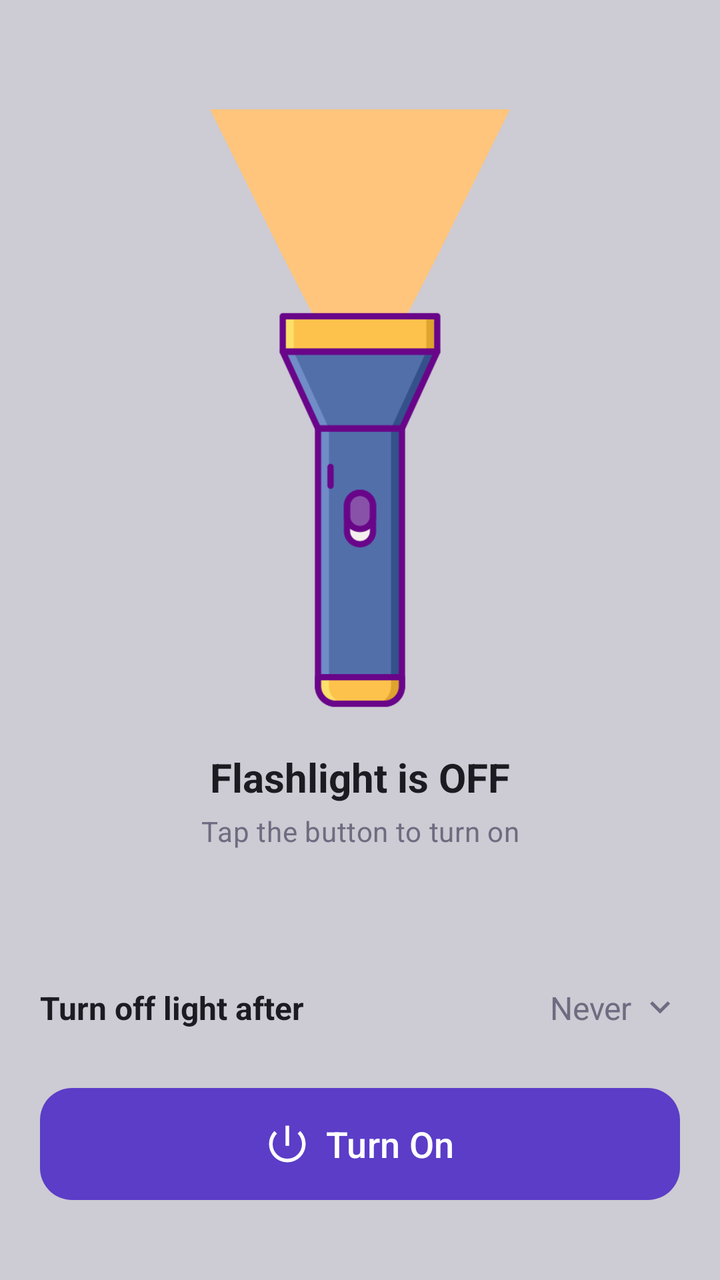
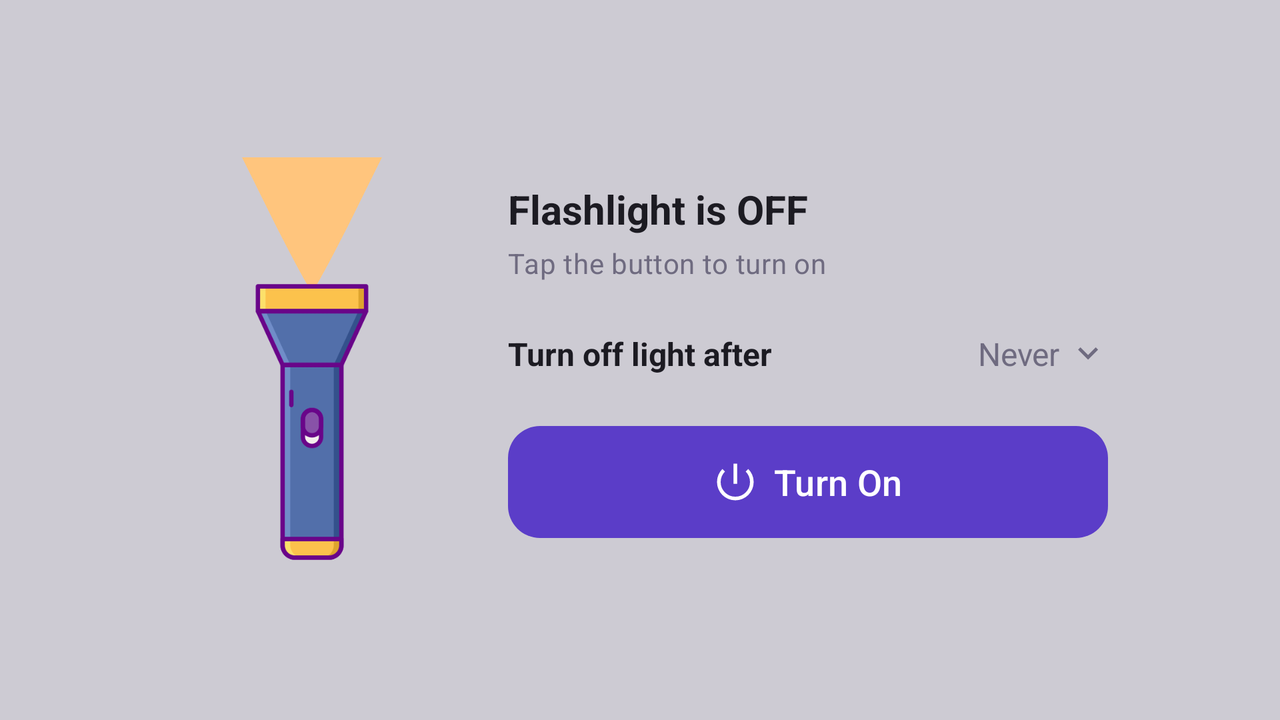

First picture: res/layout/ on a phone held upright. Second picture: the repository's own variant of that layout, on a device whose configuration matches the variant's folder. Source for both follows.
<!-- AndroidManifest.xml: application theme Theme.Torch -->
<!-- res/layout/layout_torch_mode.xml -->
<?xml version="1.0" encoding="utf-8"?>
<LinearLayout xmlns:android="http://schemas.android.com/apk/res/android"
    xmlns:app="http://schemas.android.com/apk/res-auto"
    xmlns:tools="http://schemas.android.com/tools"
    android:id="@+id/torchModeRoot"
    android:layout_width="match_parent"
    android:layout_height="match_parent"
    android:gravity="center_horizontal"
    android:orientation="vertical"
    android:paddingStart="@dimen/screen_margin_horizontal"
    android:paddingEnd="@dimen/screen_margin_horizontal">

    <Space
        android:layout_width="0dp"
        android:layout_height="0dp"
        android:layout_weight="1" />

    <ImageView
        android:id="@+id/brightNessIv"
        android:layout_width="@dimen/beam_width"
        android:layout_height="@dimen/beam_height"
        android:layout_marginBottom="-50dp"
        android:importantForAccessibility="no"
        android:scaleType="fitCenter"
        android:src="@drawable/flashlight_brightness"
        android:visibility="invisible"
        tools:visibility="visible" />

    <ImageView
        android:id="@+id/torchIv"
        android:layout_width="@dimen/illustration_size"
        android:layout_height="@dimen/illustration_size"
        android:contentDescription="@string/cd_flashlight_illustration"
        android:focusable="true"
        android:src="@drawable/ic_flashlight" />

    <TextView
        android:id="@+id/torchStatusTitleTv"
        android:layout_width="wrap_content"
        android:layout_height="wrap_content"
        android:layout_marginTop="20dp"
        android:accessibilityLiveRegion="polite"
        android:gravity="center_horizontal"
        android:text="@string/flashlight_is_off"
        android:textAppearance="@style/TextAppearance.Torch.StatusTitle" />

    <TextView
        android:id="@+id/torchStatusCaptionTv"
        android:layout_width="wrap_content"
        android:layout_height="wrap_content"
        android:layout_marginTop="4dp"
        android:gravity="center_horizontal"
        android:text="@string/tap_to_turn_on"
        android:textAppearance="@style/TextAppearance.Torch.Caption" />

    <Space
        android:layout_width="0dp"
        android:layout_height="0dp"
        android:layout_weight="1" />

    <LinearLayout
        android:id="@+id/autoOffRow"
        android:layout_width="match_parent"
        android:layout_height="wrap_content"
        android:background="?attr/selectableItemBackground"
        android:clickable="true"
        android:focusable="true"
        android:gravity="center_vertical"
        android:minHeight="48dp"
        android:orientation="horizontal">

        <TextView
            android:layout_width="0dp"
            android:layout_height="wrap_content"
            android:layout_weight="1"
            android:text="@string/auto_off_label"
            android:textColor="@color/text_primary"
            android:textSize="16sp"
            android:textStyle="bold" />

        <TextView
            android:id="@+id/autoOffValueTv"
            android:layout_width="wrap_content"
            android:layout_height="wrap_content"
            android:textColor="@color/text_secondary"
            android:textSize="16sp"
            tools:text="Never" />

        <ImageView
            android:layout_width="20dp"
            android:layout_height="20dp"
            android:layout_marginStart="4dp"
            android:importantForAccessibility="no"
            android:src="@drawable/ic_chevron_down" />
    </LinearLayout>

    <com.google.android.material.button.MaterialButton
        android:id="@+id/torchToggleBtn"
        style="@style/Widget.Torch.Button.Cta"
        android:layout_width="match_parent"
        android:layout_height="wrap_content"
        android:layout_marginTop="16dp"
        android:layout_marginBottom="@dimen/cta_margin_bottom"
        android:text="@string/turn_on"
        app:icon="@drawable/ic_power" />

</LinearLayout>
<!-- resources referenced by this layout -->
<resources>
  <color name="text_primary">#1C1B22</color>
  <color name="text_secondary">#6F6B80</color>
  <dimen name="beam_height">150dp</dimen>
  <dimen name="beam_width">160dp</dimen>
  <dimen name="cta_margin_bottom">40dp</dimen>
  <dimen name="illustration_size">200dp</dimen>
  <dimen name="screen_margin_horizontal">20dp</dimen>
  <!-- drawable flashlight_brightness (drawable) -->
  <?xml version="1.0" encoding="utf-8"?>
  <rotate xmlns:android="http://schemas.android.com/apk/res/android"
      android:fromDegrees="90">
  
      <vector
          android:width="240dp"
          android:height="240dp"
          android:viewportWidth="24.0"
          android:viewportHeight="24.0">
          <path
              android:fillColor="@color/beam_amber"
              android:pathData="M0,12l0,12 11.5,-5.7c6.3,-3.2 11.5,-6 11.5,-6.3 0,-0.3 -5.2,-3.1 -11.5,-6.3l-11.5,-5.7 0,12z"
              android:strokeColor="#00000000" />
      </vector>
  
  </rotate>
  <!-- drawable ic_chevron_down (drawable) -->
  <vector xmlns:android="http://schemas.android.com/apk/res/android" android:height="24dp" android:viewportHeight="960" android:viewportWidth="960" android:width="24dp">
  
      <path android:fillColor="@color/text_secondary" android:pathData="M480,616L240,376L296,320L480,504L664,320L720,376L480,616Z"/>
  
  </vector>
  <!-- drawable ic_power (drawable) -->
  <vector xmlns:android="http://schemas.android.com/apk/res/android" android:height="24dp" android:viewportHeight="960" android:viewportWidth="960" android:width="24dp">
        
      <path android:fillColor="@android:color/white" android:pathData="M480,880Q397,880 324,848.5Q251,817 197,763Q143,709 111.5,636Q80,563 80,480Q80,396 111.5,323.5Q143,251 197,197L253,253Q209,297 184.5,355Q160,413 160,480Q160,614 253,707Q346,800 480,800Q614,800 707,707Q800,614 800,480Q800,413 775.5,355Q751,297 707,253L763,197Q817,251 848.5,323.5Q880,396 880,480Q880,563 848.5,636Q817,709 763,763Q709,817 636,848.5Q563,880 480,880ZM440,520L440,80L520,80L520,520L440,520Z"/>
      
  </vector>
  <string name="auto_off_label">Turn off light after</string>
  <string name="cd_flashlight_illustration">Toggle flashlight</string>
  <string name="flashlight_is_off">Flashlight is OFF</string>
  <string name="tap_to_turn_on">Tap the button to turn on</string>
  <string name="turn_on">Turn On</string>
  <style name="TextAppearance.Torch.Caption" parent="TextAppearance.Material3.BodyMedium">
          <item name="android:textColor">@color/text_secondary</item>
          <item name="android:textSize">14sp</item>
      </style>
  <style name="TextAppearance.Torch.StatusTitle" parent="TextAppearance.Material3.TitleLarge">
          <item name="android:textColor">@color/text_primary</item>
          <item name="android:textStyle">bold</item>
          <item name="android:textSize">20sp</item>
      </style>
  <style name="Theme.Torch" parent="Base.Theme.Torch" />
  <color name="beam_amber">#FFC57D</color>
  <color name="purple_primary">#5B3DC8</color>
  <dimen name="cta_corner_radius">16dp</dimen>
  <dimen name="cta_height">56dp</dimen>
  <dimen name="cta_text_size">18sp</dimen>
  <color name="white">#FFFFFFFF</color>
  <dimen name="cta_icon_size">22dp</dimen>
  <style name="Base.Theme.Torch" parent="Theme.Material3.DayNight.NoActionBar">
          <item name="colorPrimary">@color/purple_primary</item>
          <item name="colorOnPrimary">@color/white</item>
          <item name="android:windowBackground">@color/screen_background</item>
      </style>
  <color name="screen_background">#cdcbd3</color>
  <!-- some entries are left out for length -->
</resources>
<!-- res/layout-land/layout_torch_mode.xml (the repository's variant of the layout above) -->
<!-- drawn on the phone turned sideways -->
<?xml version="1.0" encoding="utf-8"?>
<LinearLayout xmlns:android="http://schemas.android.com/apk/res/android"
    xmlns:app="http://schemas.android.com/apk/res-auto"
    xmlns:tools="http://schemas.android.com/tools"
    android:id="@+id/torchModeRoot"
    android:layout_width="match_parent"
    android:layout_height="match_parent"
    android:baselineAligned="false"
    android:gravity="center"
    android:orientation="horizontal"
    android:paddingStart="@dimen/screen_margin_horizontal"
    android:paddingEnd="@dimen/screen_margin_horizontal">

    <LinearLayout
        android:layout_width="wrap_content"
        android:layout_height="match_parent"
        android:gravity="center"
        android:orientation="vertical">

        <ImageView
            android:id="@+id/brightNessIv"
            android:layout_width="@dimen/beam_width"
            android:layout_height="@dimen/beam_height"
            android:layout_marginBottom="-8dp"
            android:importantForAccessibility="no"
            android:scaleType="fitCenter"
            android:src="@drawable/flashlight_brightness"
            android:visibility="invisible"
            tools:visibility="visible" />

        <ImageView
            android:id="@+id/torchIv"
            android:layout_width="@dimen/illustration_size"
            android:layout_height="@dimen/illustration_size"
            android:contentDescription="@string/cd_flashlight_illustration"
            android:focusable="true"
            android:src="@drawable/ic_flashlight" />
    </LinearLayout>

    <LinearLayout
        android:layout_width="@dimen/mode_controls_width"
        android:layout_height="match_parent"
        android:layout_marginStart="@dimen/mode_column_gap"
        android:gravity="center_vertical"
        android:orientation="vertical">

        <TextView
            android:id="@+id/torchStatusTitleTv"
            android:layout_width="match_parent"
            android:layout_height="wrap_content"
            android:accessibilityLiveRegion="polite"
            android:text="@string/flashlight_is_off"
            android:textAppearance="@style/TextAppearance.Torch.StatusTitle" />

        <TextView
            android:id="@+id/torchStatusCaptionTv"
            android:layout_width="match_parent"
            android:layout_height="wrap_content"
            android:layout_marginTop="4dp"
            android:text="@string/tap_to_turn_on"
            android:textAppearance="@style/TextAppearance.Torch.Caption" />

        <LinearLayout
            android:id="@+id/autoOffRow"
            android:layout_width="match_parent"
            android:layout_height="wrap_content"
            android:layout_marginTop="12dp"
            android:background="?attr/selectableItemBackground"
            android:clickable="true"
            android:focusable="true"
            android:gravity="center_vertical"
            android:minHeight="48dp"
            android:orientation="horizontal">

            <TextView
                android:layout_width="0dp"
                android:layout_height="wrap_content"
                android:layout_weight="1"
                android:text="@string/auto_off_label"
                android:textColor="@color/text_primary"
                android:textSize="16sp"
                android:textStyle="bold" />

            <TextView
                android:id="@+id/autoOffValueTv"
                android:layout_width="wrap_content"
                android:layout_height="wrap_content"
                android:textColor="@color/text_secondary"
                android:textSize="16sp"
                tools:text="Never" />

            <ImageView
                android:layout_width="20dp"
                android:layout_height="20dp"
                android:layout_marginStart="4dp"
                android:importantForAccessibility="no"
                android:src="@drawable/ic_chevron_down" />
        </LinearLayout>

        <com.google.android.material.button.MaterialButton
            android:id="@+id/torchToggleBtn"
            style="@style/Widget.Torch.Button.Cta"
            android:layout_width="match_parent"
            android:layout_height="wrap_content"
            android:layout_marginTop="12dp"
            android:text="@string/turn_on"
            app:icon="@drawable/ic_power" />
    </LinearLayout>

</LinearLayout>
<!-- resources referenced by the variant -->
<!-- as the phone turned sideways resolves them -->
<resources>
  <color name="text_primary">#1C1B22</color>
  <color name="text_secondary">#6F6B80</color>
  <!-- from res/values-land/ -->
  <dimen name="beam_height">70dp</dimen>
  <!-- from res/values-land/ -->
  <dimen name="beam_width">120dp</dimen>
  <!-- from res/values-land/ -->
  <dimen name="illustration_size">140dp</dimen>
  <dimen name="mode_column_gap">28dp</dimen>
  <dimen name="mode_controls_width">300dp</dimen>
  <dimen name="screen_margin_horizontal">20dp</dimen>
  <!-- drawable flashlight_brightness (drawable) -->
  <?xml version="1.0" encoding="utf-8"?>
  <rotate xmlns:android="http://schemas.android.com/apk/res/android"
      android:fromDegrees="90">
  
      <vector
          android:width="240dp"
          android:height="240dp"
          android:viewportWidth="24.0"
          android:viewportHeight="24.0">
          <path
              android:fillColor="@color/beam_amber"
              android:pathData="M0,12l0,12 11.5,-5.7c6.3,-3.2 11.5,-6 11.5,-6.3 0,-0.3 -5.2,-3.1 -11.5,-6.3l-11.5,-5.7 0,12z"
              android:strokeColor="#00000000" />
      </vector>
  
  </rotate>
  <!-- drawable ic_chevron_down (drawable) -->
  <vector xmlns:android="http://schemas.android.com/apk/res/android" android:height="24dp" android:viewportHeight="960" android:viewportWidth="960" android:width="24dp">
  
      <path android:fillColor="@color/text_secondary" android:pathData="M480,616L240,376L296,320L480,504L664,320L720,376L480,616Z"/>
  
  </vector>
  <!-- drawable ic_power (drawable) -->
  <vector xmlns:android="http://schemas.android.com/apk/res/android" android:height="24dp" android:viewportHeight="960" android:viewportWidth="960" android:width="24dp">
        
      <path android:fillColor="@android:color/white" android:pathData="M480,880Q397,880 324,848.5Q251,817 197,763Q143,709 111.5,636Q80,563 80,480Q80,396 111.5,323.5Q143,251 197,197L253,253Q209,297 184.5,355Q160,413 160,480Q160,614 253,707Q346,800 480,800Q614,800 707,707Q800,614 800,480Q800,413 775.5,355Q751,297 707,253L763,197Q817,251 848.5,323.5Q880,396 880,480Q880,563 848.5,636Q817,709 763,763Q709,817 636,848.5Q563,880 480,880ZM440,520L440,80L520,80L520,520L440,520Z"/>
      
  </vector>
  <string name="auto_off_label">Turn off light after</string>
  <string name="cd_flashlight_illustration">Toggle flashlight</string>
  <string name="flashlight_is_off">Flashlight is OFF</string>
  <string name="tap_to_turn_on">Tap the button to turn on</string>
  <string name="turn_on">Turn On</string>
  <style name="TextAppearance.Torch.Caption" parent="TextAppearance.Material3.BodyMedium">
          <item name="android:textColor">@color/text_secondary</item>
          <item name="android:textSize">14sp</item>
      </style>
  <style name="TextAppearance.Torch.StatusTitle" parent="TextAppearance.Material3.TitleLarge">
          <item name="android:textColor">@color/text_primary</item>
          <item name="android:textStyle">bold</item>
          <item name="android:textSize">20sp</item>
      </style>
  <style name="Theme.Torch" parent="Base.Theme.Torch" />
  <color name="beam_amber">#FFC57D</color>
  <color name="purple_primary">#5B3DC8</color>
  <dimen name="cta_corner_radius">16dp</dimen>
  <dimen name="cta_height">56dp</dimen>
  <dimen name="cta_text_size">18sp</dimen>
  <color name="white">#FFFFFFFF</color>
  <dimen name="cta_icon_size">22dp</dimen>
  <style name="Base.Theme.Torch" parent="Theme.Material3.DayNight.NoActionBar">
          <item name="colorPrimary">@color/purple_primary</item>
          <item name="colorOnPrimary">@color/white</item>
          <item name="android:windowBackground">@color/screen_background</item>
      </style>
  <color name="screen_background">#cdcbd3</color>
  <!-- some entries are left out for length -->
</resources>
